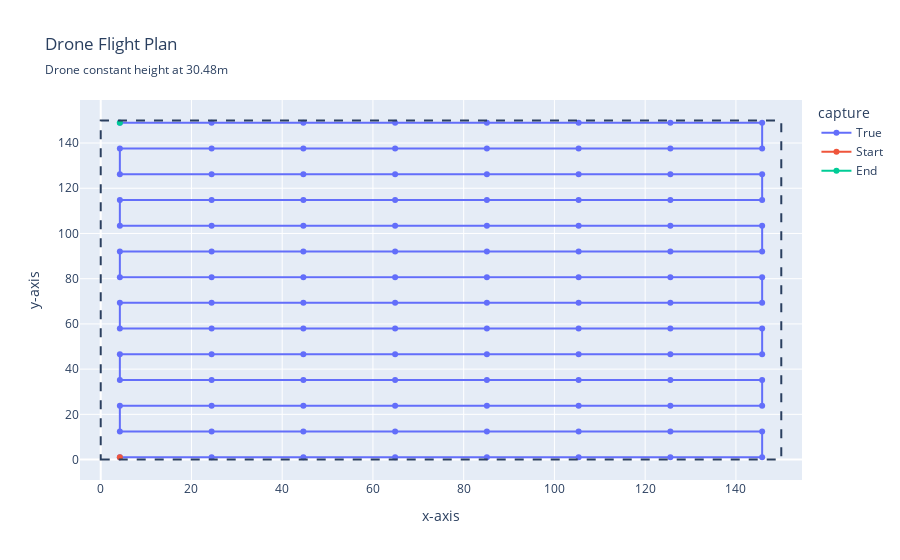

Write notebook code for a chart like this one.
### Markdown cell above
**Scenario 1:** What happens if we change the sidelap? How about overlap? How would this influence our drone planner?

**Intuition:** When both sidelap are overlap are decreased, drone waypoints are more spread out, as the images can be taken further apart (less overlay on the images)

Sidelap - less points on the x-direction (horizontally)

Overlap - less points on the y-direction (vertically)

### Code cell
dataset_spec_.sidelap = 0.6
fig = plot_photo_plan(generate_photo_plan_on_grid(camera_, dataset_spec_), dataset_spec)
fig.show()

### Figure 1 — Plotly figure (JSON) as saved in the notebook; plotly's stock layout.template omitted (floating-point values rounded to 4 significant figures)
{"data": [{"hovertemplate": "capture=True<br>x-axis=%{x}<br>y-axis=%{y}<extra></extra>", "legendgroup": "True", "line": {"color": "#636efa", "dash": "solid"}, "marker": {"symbol": "circle"}, "mode": "lines+markers", "name": "True", "orientation": "v", "showlegend": true, "type": "scatter", "x": [4.216, 24.44, 44.66, 64.89, 85.11, 105.3, 125.6, 145.8, 145.8, 125.6, 105.3, 85.11, 64.89, 44.66, 24.44, 4.216, 4.216, 24.44, 44.66, 64.89, 85.11, 105.3, 125.6, 145.8, 145.8, 125.6, 105.3, 85.11, 64.89, 44.66, 24.44, 4.216, 4.216, 24.44, 44.66, 64.89, 85.11, 105.3, 125.6, 145.8, 145.8, 125.6, 105.3, 85.11, 64.89, 44.66, 24.44, 4.216, 4.216, 24.44, 44.66, 64.89, 85.11, 105.3, 125.6, 145.8, 145.8, 125.6, 105.3, 85.11, 64.89, 44.66, 24.44, 4.216, 4.216, 24.44, 44.66, 64.89, 85.11, 105.3, 125.6, 145.8, 145.8, 125.6, 105.3, 85.11, 64.89, 44.66, 24.44, 4.216, 4.216, 24.44, 44.66, 64.89, 85.11, 105.3, 125.6, 145.8, 145.8, 125.6, 105.3, 85.11, 64.89, 44.66, 24.44, 4.216, 4.216, 24.44, 44.66, 64.89, 85.11, 105.3, 125.6, 145.8, 145.8, 125.6, 105.3, 85.11, 64.89, 44.66, 24.44, 4.216], "xaxis": "x", "y": [1.025, 1.025, 1.025, 1.025, 1.025, 1.025, 1.025, 1.025, 12.41, 12.41, 12.41, 12.41, 12.41, 12.41, 12.41, 12.41, 23.79, 23.79, 23.79, 23.79, 23.79, 23.79, 23.79, 23.79, 35.17, 35.17, 35.17, 35.17, 35.17, 35.17, 35.17, 35.17, 46.55, 46.55, 46.55, 46.55, 46.55, 46.55, 46.55, 46.55, 57.93, 57.93, 57.93, 57.93, 57.93, 57.93, 57.93, 57.93, 69.31, 69.31, 69.31, 69.31, 69.31, 69.31, 69.31, 69.31, 80.69, 80.69, 80.69, 80.69, 80.69, 80.69, 80.69, 80.69, 92.07, 92.07, 92.07, 92.07, 92.07, 92.07, 92.07, 92.07, 103.5, 103.5, 103.5, 103.5, 103.5, 103.5, 103.5, 103.5, 114.8, 114.8, 114.8, 114.8, 114.8, 114.8, 114.8, 114.8, 126.2, 126.2, 126.2, 126.2, 126.2, 126.2, 126.2, 126.2, 137.6, 137.6, 137.6, 137.6, 137.6, 137.6, 137.6, 137.6, 149.0, 149.0, 149.0, 149.0, 149.0, 149.0, 149.0, 149.0], "yaxis": "y"}, {"name": "Start", "text": ["Starting Position"], "textposition": "bottom right", "type": "scatter", "x": [4.216], "y": [1.025]}, {"name": "End", "text": ["Ending Position"], "textposition": "bottom right", "type": "scatter", "x": [4.216], "y": [149.0]}], "layout": {"legend": {"title": {"text": "capture"}, "tracegroupgap": 0}, "shapes": [{"line": {"dash": "dash"}, "type": "rect", "x0": 0, "x1": 150, "y0": 0, "y1": 150}], "title": {"subtitle": {"text": "Drone constant height at 30.48m"}, "text": "Drone Flight Plan"}, "xaxis": {"anchor": "y", "domain": [0, 1], "title": {"text": "x-axis"}}, "yaxis": {"anchor": "x", "domain": [0, 1], "title": {"text": "y-axis"}}}}
